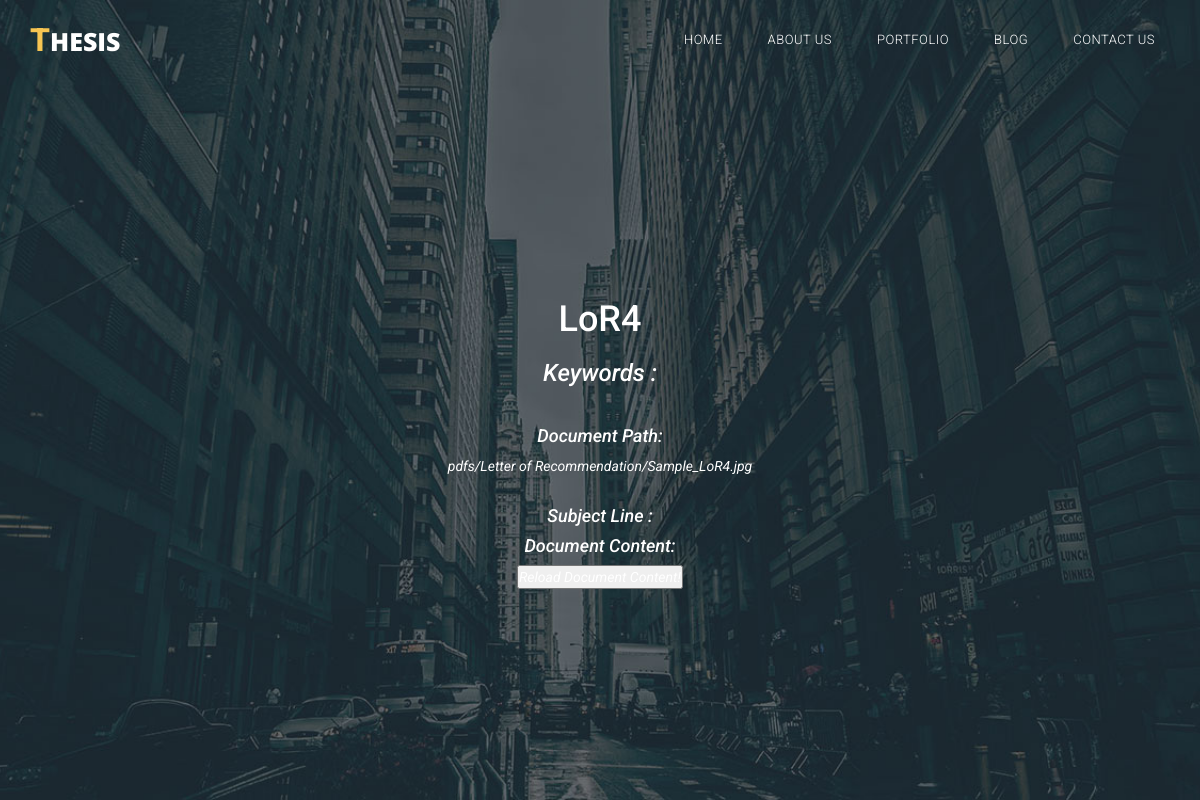
Screenshot of /FileSaverApp/4/ with the database file from the repository.
### FileSaverApp/models.py (models this page shows, shortened)
class Document(models.Model):
    document_name = models.CharField(max_length=200)
    document_category = models.ForeignKey(DocumentCategory, on_delete=models.CASCADE)
    file = models.FileField(upload_to=get_directory_path)
    document_text = models.CharField(max_length=2000, default='', blank=True)

### FileSaverApp/views.py (the view)
# urls.py: url(r'^(?P<document_id>[0-9]+)/$', views.documentDetail, name='detail'),
def documentDetail(request, document_id):
    document = get_object_or_404(Document, pk=document_id)
    document_text = document.document_text
    return render(request, 'FileSaverApp/documentDetail.html', {'document': document,
                                                                'text': document_text })

### FileSaverApp/templates/FileSaverApp/documentDetail.html (shortened to what this page needs)
<!DOCTYPE html>
<html lang="en">
<head>
    {% load static %}
    <link rel="stylesheet" type="text/css" href="{% static 'tinker/css/bootstrap.min.css' %}" />
    <link rel="stylesheet" type="text/css" href="{% static 'tinker/css/bootstrap-theme.min.css' %}" />
    <link rel="stylesheet" type="text/css" href="{% static 'tinker/css/fontAwesome.css' %}" />
    <link rel="stylesheet" type="text/css" href="{% static 'tinker/css/hero-slider.css' %}" />
    <link rel="stylesheet" type="text/css" href="{% static 'tinker/css/owl-carousel.css' %}" />
    <link rel="stylesheet" type="text/css" href="{% static 'tinker/css/templatemo-style.css' %}" />
    <link rel="stylesheet" type="text/css" href="{% static 'tinker/css/lightbox.css' %}" />
    <link rel="stylesheet" type="text/css" href="{% static 'tinker/css/detailsPage.css' %}" />
</head>
<body>
    <div class="header">
        <div class="container">
            <nav class="navbar navbar-inverse" role="navigation">
                <div class="navbar-header">
                    <a href="{% url 'FileSaverApp:index' %}"  class="navbar-brand scroll-top"><em>T</em>hesis</a>
                </div>
                <div id="main-nav" class="collapse navbar-collapse">
                    <ul class="nav navbar-nav">
                        <li><a href="{% url 'FileSaverApp:index' %}"  class="scroll-top">Home</a></li>
                        <li><a href="#" class="scroll-link" data-id="about">About Us</a></li>
                        <li><a href="#" class="scroll-link" data-id="portfolio">Portfolio</a></li>
                        <li><a href="#" class="scroll-link" data-id="blog">Blog</a></li>
                        <li><a href="#" class="scroll-link" data-id="contact-us">Contact Us</a></li>
                    </ul>
                </div>
            </nav>
        </div>
    </div>
    <div class="parallax-content baner-content" id="home">
        <div class="container">
            <div class="text-content">
                <div class="keyword-list">
                    <h1> {{ document.document_name }}</h1>
                    <h3><em> Keywords :</em></h3>
                    <br>
                    <h4><em> Document Path:<em/></h4>
                    {{ document.file }}
                        <br>
                        <br>
                        <h4>Subject Line : {{ subjectLine }}</h4>
                        <h4><em> Document Content:</em></h4>
                        <form id="searchform" action="{% url 'FileSaverApp:extractText' document.id %}" method="get" accept-charset="utf-8">
                              <button class="searchbutton" type="submit">
                              </button>
                        </form>
                        <br>
                    <div class="document-text">
                    </div>
                </div>
            </div>
        </div>
    </div>
    </body>
</html>

### FileSaverApp/static/tinker/css/hero-slider.css (style rules this page uses)
*, *::after, *::before { -webkit-box-sizing: border-box; -moz-box-sizing: border-box; box-sizing: border-box; }
html { font-size: 62.5%; }
body { font-family: "Open Sans", sans-serif; color: #2c343b; background-color: #f2f2f2; }
a { color: #d44457; text-decoration: none; }

### FileSaverApp/static/tinker/css/templatemo-style.css (style rules this page uses)
* { margin: 0; padding: 0; font-family: 'Roboto', arial, sans-serif; }
body { overflow-x: hidden; }
ul { list-style: none; margin: 0px; }
.parallax-content { width: 100%; min-height: 100vh; background-size: cover; }
.header { position: fixed; top: 0; left: 0; width: 100%; padding: 0; z-index: 10000; transition: all 0.2s ease-in-out; height: 80px; background-color:transparent; text-align: center; line-height: 40px; }
.navbar-inverse .navbar-brand, .navbar-inverse .navbar-nav>li>a { text-shadow: none; }
.navbar-brand { line-height: 80px; padding: 0px; }
.navbar-nav>li>a { color: #fff!important; font-size: 13px; font-weight: 300; text-transform: uppercase; text-shadow: none; line-height: 80px; padding: 0px; letter-spacing: 0.5px; }
.navbar-nav>li { margin-left: 45px; }
.navbar-brand { font-family: 'Open Sans', sans-serif; font-size: 25px; text-transform: uppercase; color: #fff!important; transition: all 0.5s; }
.navbar-brand em { font-style: normal; color: #f7c552; font-size: 32px; }
.header .navbar-brand { font-weight: 800; }
.navbar-inverse { background-image: none; background-color: transparent; }
.header .navbar { margin: 0; border: none; }
@media (min-width: 768px) { .header .navbar-brand { padding-left: 0; } }
@media (min-width: 768px) { .navbar-nav { float: right; } }
.baner-content { width: 100%; padding-top: 35vh; text-align: center; background-image: url(../img/banner_bg.jpg); vertical-align: middle; }
.baner-content .text-content { text-align: center; }

### FileSaverApp/static/tinker/css/lightbox.css (style rules this page uses)
body:after { content: url(../img/close.png) url(../img/loading.gif) url(../img/prev.png) url(../img/next.png); display: none; }

### FileSaverApp/static/tinker/css/detailsPage.css (style rules this page uses)
.keyword-list { color: #ffffff; }
.document-text { white-space: pre; text-align: left; }

### rows the page displays
Document: document_name "LoR4", file "pdfs/Letter of Recommendation/Sample_LoR4.jpg"
